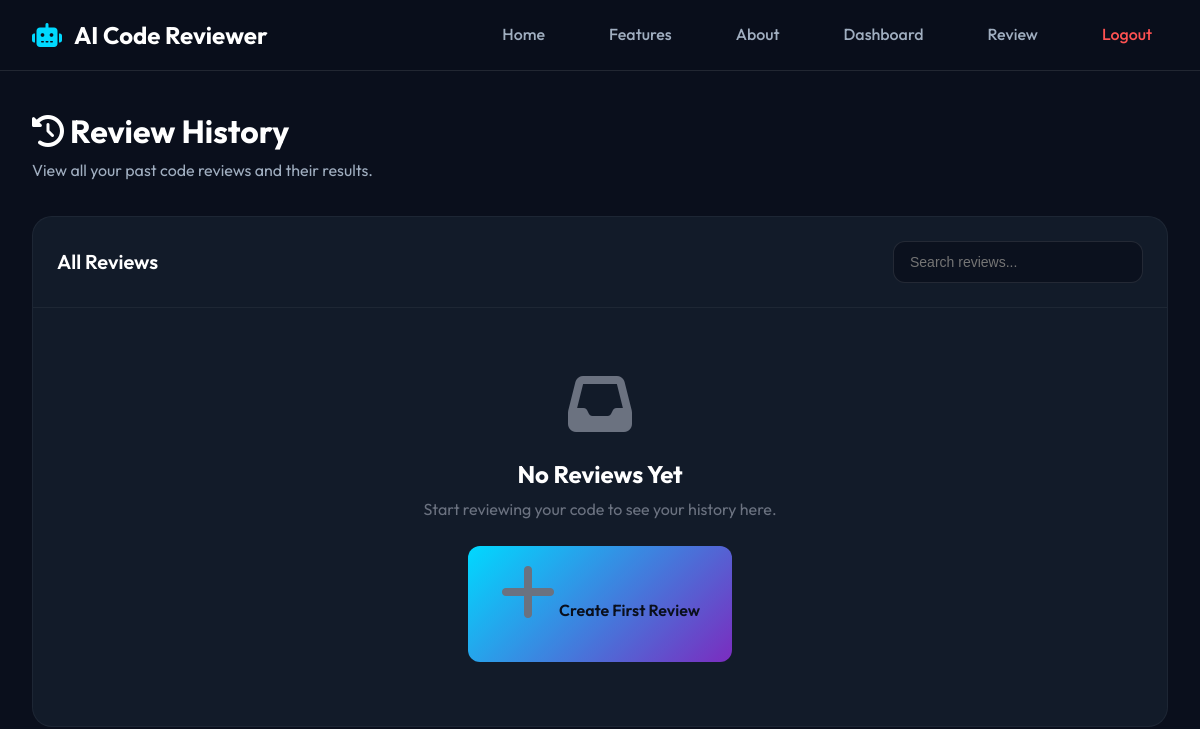
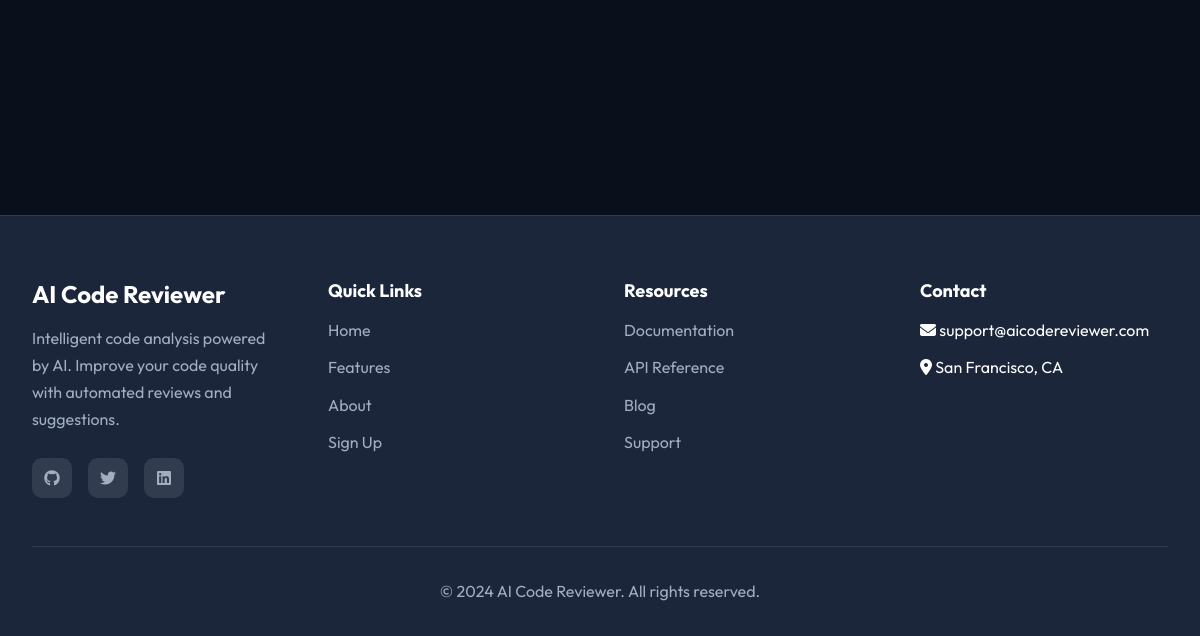
The page /review-history/ (signed in) on the database as committed earlier (2 pictures, top to bottom).
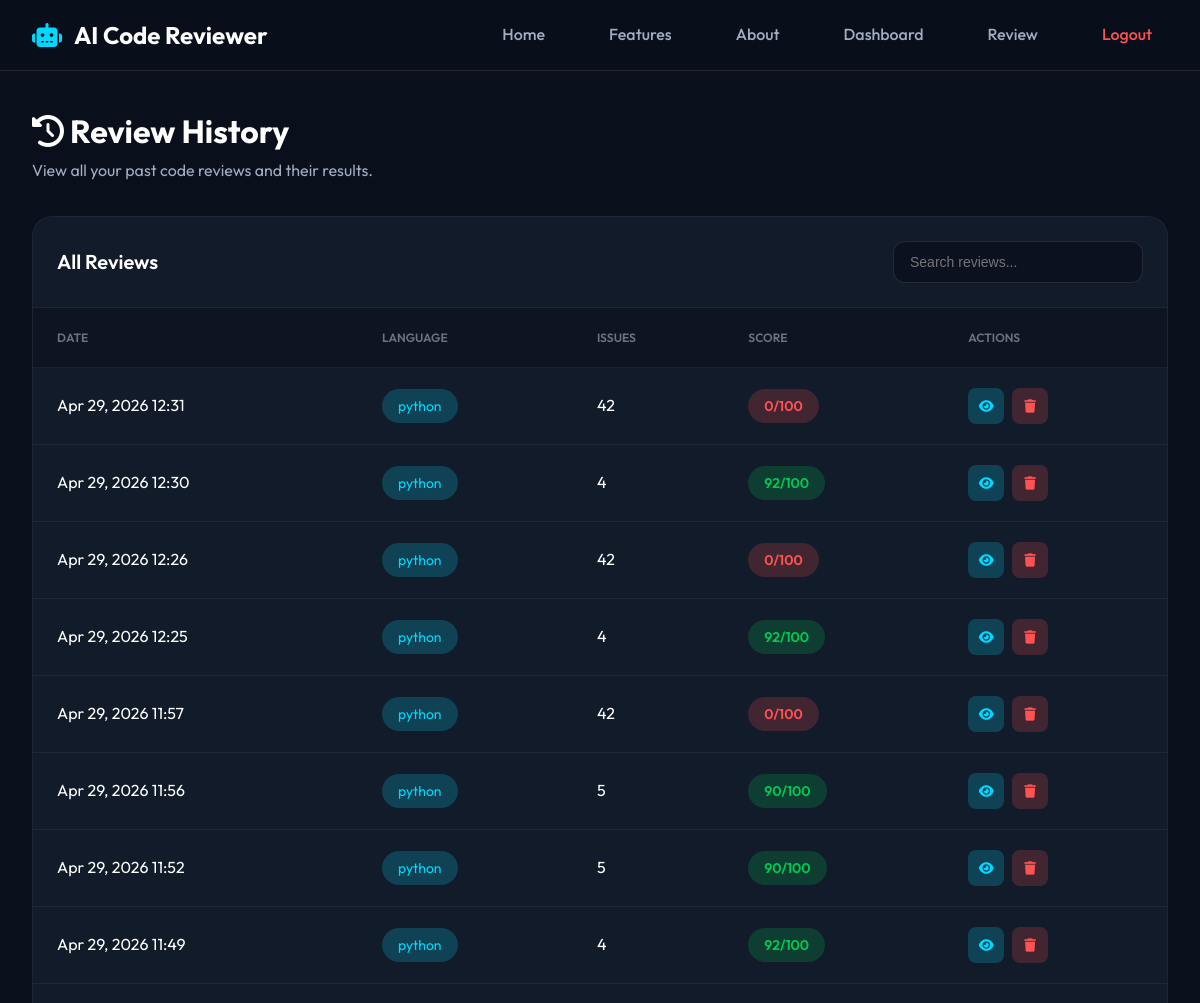
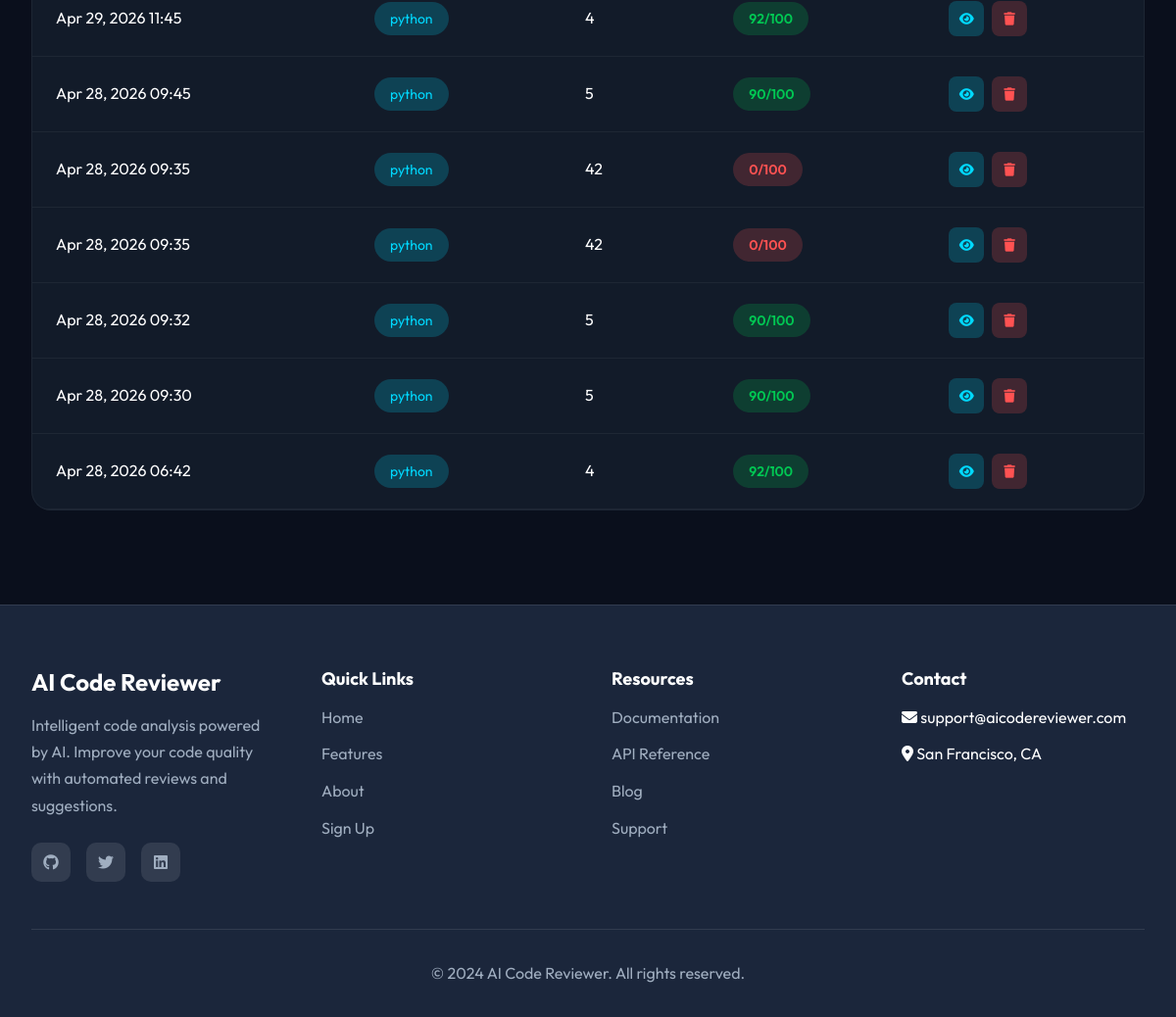
The same page on the database as committed later (2 pictures, top to bottom).
### core/models.py (models this page shows, shortened)
class CodeReview(models.Model):
    user = models.ForeignKey(User, on_delete=models.CASCADE, related_name='reviews')
    code_content = models.TextField()
    language = models.CharField(max_length=50, default='python')
    created_at = models.DateTimeField(auto_now_add=True)
    issues_found = models.JSONField(default=dict)
    score = models.IntegerField(default=0)
    status = models.CharField(max_length=20, default='completed')
    class Meta:
        ordering = ['-created_at']

### core/views.py (the view)
# urls.py: path('review-history/', views.review_history, name='review_history'),
@login_required
def review_history(request):
    reviews = CodeReview.objects.filter(user=request.user).order_by('-created_at')
    context = {
        'reviews': reviews,
    }
    return render(request, 'review_history.html', context)

### templates/review_history.html (shortened to what this page needs)
{% extends 'base.html' %}
{% load static %}
{% block content %}
<div class="history-page">
    <div class="history-container">
        <div class="page-header">
            <h1><i class="fas fa-history"></i> Review History</h1>
            <p>View all your past code reviews and their results.</p>
        </div>
        <div class="history-card">
            <div class="card-header">
                <h2>All Reviews</h2>
                <div class="search-box">
                    <input type="text" class="search-input" placeholder="Search reviews...">
                </div>
            </div>
            {% if reviews %}
            <table class="history-table">
                <thead>
                    <tr>
                        <th>Date</th>
                        <th>Language</th>
                        <th>Issues</th>
                        <th>Score</th>
                        <th>Actions</th>
                    </tr>
                </thead>
                <tbody>
                    {% for review in reviews %}
                    <tr>
                        <td>{{ review.created_at|date:"M d, Y H:i" }}</td>
                        <td><span class="language-badge">{{ review.language }}</span></td>
                        <td>{{ review.issues_found.total_issues|default:"0" }}</td>
                        <td>
                            <span class="score-badge {% if review.score >= 90 %}excellent{% elif review.score >= 70 %}good{% elif review.score >= 50 %}average{% else %}poor{% endif %}">
                                {{ review.score }}/100
                            </span>
                        </td>
                        <td>
                            <div class="action-btns">
                                <button class="btn-icon btn-view" title="View Details">
                                    <i class="fas fa-eye"></i>
                                </button>
                                <button class="btn-icon btn-delete" title="Delete">
                                    <i class="fas fa-trash"></i>
                                </button>
                            </div>
                        </td>
                    </tr>
                    {% endfor %}
                </tbody>
            </table>
            {% else %}
            <div class="empty-state">
                <i class="fas fa-inbox"></i>
                <h3>No Reviews Yet</h3>
                <p>Start reviewing your code to see your history here.</p>
                <a href="{% url 'review' %}" class="btn-primary">
                    <i class="fas fa-plus"></i> Create First Review
                </a>
            </div>
            {% endif %}
        </div>
    </div>
</div>
{% endblock %}

### templates/base.html (shortened to what this page needs)
{% load static %}
<!DOCTYPE html>
<html lang="en">
<head>
    <link rel="stylesheet" href="https://cdnjs.cloudflare.com/ajax/libs/font-awesome/6.4.0/css/all.min.css">
    <link rel="stylesheet" href="{% static 'css/style.css' %}">
</head>
<body>
    <nav class="navbar">
        <div class="nav-container">
            <a href="{% url 'index' %}" class="nav-logo">
                <i class="fas fa-robot"></i>
                <span>AI Code Reviewer</span>
            </a>
            <ul class="nav-menu">
                <li class="nav-item">
                    <a href="{% url 'index' %}" class="nav-link">Home</a>
                </li>
                <li class="nav-item">
                    <a href="{% url 'features' %}" class="nav-link">Features</a>
                </li>
                <li class="nav-item">
                    <a href="{% url 'about' %}" class="nav-link">About</a>
                </li>
                {% if user.is_authenticated %}
                <li class="nav-item">
                    <a href="{% url 'dashboard' %}" class="nav-link">Dashboard</a>
                </li>
                <li class="nav-item">
                    <a href="{% url 'review' %}" class="nav-link">Review</a>
                </li>
                <li class="nav-item">
                    <a href="{% url 'logout' %}" class="nav-link btn-logout">Logout</a>
                </li>
                {% endif %}
            </ul>
        </div>
    </nav>
    <main class="main-content">
        {% block content %}{% endblock %}
    </main>
    <footer class="footer">
        <div class="footer-container">
            <div class="footer-grid">
                <div class="footer-section">
                    <h3>AI Code Reviewer</h3>
                    <p>Intelligent code analysis powered by AI. Improve your code quality with automated reviews and suggestions.</p>
                    <div class="footer-social">
                        <a href="#"><i class="fab fa-github"></i></a>
                        <a href="#"><i class="fab fa-twitter"></i></a>
                        <a href="#"><i class="fab fa-linkedin"></i></a>
                    </div>
                </div>
                <div class="footer-section">
                    <h4>Quick Links</h4>
                    <ul>
                        <li><a href="{% url 'index' %}">Home</a></li>
                        <li><a href="{% url 'features' %}">Features</a></li>
                        <li><a href="{% url 'about' %}">About</a></li>
                        <li><a href="{% url 'register' %}">Sign Up</a></li>
                    </ul>
                </div>
                <div class="footer-section">
                    <h4>Resources</h4>
                    <ul>
                        <li><a href="#">Documentation</a></li>
                        <li><a href="#">API Reference</a></li>
                        <li><a href="#">Blog</a></li>
                        <li><a href="#">Support</a></li>
                    </ul>
                </div>
                <div class="footer-section">
                    <h4>Contact</h4>
                    <ul>
                        <li><i class="fas fa-envelope"></i> support@aicodereviewer.com</li>
                        <li><i class="fas fa-map-marker-alt"></i> San Francisco, CA</li>
                    </ul>
                </div>
            </div>
            <div class="footer-bottom">
                <p>&copy; 2024 AI Code Reviewer. All rights reserved.</p>
            </div>
        </div>
    </footer>
</body>
</html>

### static/css/style.css (style rules this page uses)
:root { --primary: #0D1B2A; --secondary: #1B263B; --accent: #00D9FF; --accent-secondary: #7B2CBF; --success: #00C853; --warning: #FFB300; --error: #FF5252; --background: #0A0F1C; --surface: #151F2E; --text-primary: #FFFFFF; --text-secondary: #A0AEC0; --border: rgba(255, 255, 255, 0.1); --font-primary: 'Outfit', sans-serif; --font-code: 'JetBrains Mono', monospace; }
*, *::before, *::after { margin: 0; padding: 0; box-sizing: border-box; }
html { scroll-behavior: smooth; }
body { font-family: var(--font-primary); background: var(--background); color: var(--text-primary); line-height: 1.6; overflow-x: hidden; }
h1, h2, h3, h4, h5, h6 { font-weight: 700; line-height: 1.2; }
a { text-decoration: none; color: inherit; transition: color 0.3s ease; }
ul { list-style: none; }
.navbar { position: fixed; top: 0; left: 0; right: 0; z-index: 1000; background: rgba(10, 15, 28, 0.95); backdrop-filter: blur(20px); border-bottom: 1px solid var(--border); }
.nav-container { max-width: 1400px; margin: 0 auto; padding: 1rem 2rem; display: flex; justify-content: space-between; align-items: center; }
.nav-logo { display: flex; align-items: center; gap: 0.75rem; font-size: 1.5rem; font-weight: 700; color: var(--text-primary); }
.nav-logo i { color: var(--accent); }
.nav-menu { display: flex; align-items: center; gap: 2rem; }
.nav-link { color: var(--text-secondary); font-weight: 500; padding: 0.5rem 1rem; border-radius: 8px; transition: all 0.3s ease; }
.nav-link.btn-logout { color: var(--error); }
.main-content { padding-top: 80px; min-height: 100vh; }
.card-header { padding: 1.5rem; border-bottom: 1px solid var(--border); }
.footer { background: var(--secondary); border-top: 1px solid var(--border); padding: 4rem 2rem 2rem; margin-top: 4rem; }
.footer-container { max-width: 1200px; margin: 0 auto; }
.footer-grid { display: grid; grid-template-columns: repeat(auto-fit, minmax(200px, 1fr)); gap: 3rem; margin-bottom: 3rem; }
.footer-section h3 { font-size: 1.5rem; color: var(--text-primary); margin-bottom: 1rem; }
.footer-section h4 { font-size: 1.125rem; color: var(--text-primary); margin-bottom: 1rem; }
.footer-section p { color: var(--text-secondary); line-height: 1.7; }
.footer-section ul li { margin-bottom: 0.75rem; }
.footer-section ul li a { color: var(--text-secondary); }
.footer-social { display: flex; gap: 1rem; margin-top: 1.5rem; }
.footer-social a { width: 40px; height: 40px; background: rgba(255, 255, 255, 0.1); border-radius: 10px; display: flex; align-items: center; justify-content: center; color: var(--text-secondary); transition: all 0.3s ease; }
.footer-bottom { padding-top: 2rem; border-top: 1px solid var(--border); text-align: center; color: var(--text-secondary); }

Rows that differ between the two databases and show on the page:
added CodeReview: created_at "Apr 29, 2026 12:31", language "python", issues_found.total_issues "42", score "0"
added CodeReview: created_at "Apr 29, 2026 12:30", language "python", issues_found.total_issues "4", score "92"
added CodeReview: created_at "Apr 29, 2026 12:26", language "python", issues_found.total_issues "42", score "0"
added CodeReview: created_at "Apr 29, 2026 12:25", language "python", issues_found.total_issues "4", score "92"
added CodeReview: created_at "Apr 29, 2026 11:57", language "python", issues_found.total_issues "42", score "0"
added CodeReview: created_at "Apr 29, 2026 11:56", language "python", issues_found.total_issues "5", score "90"
added CodeReview: created_at "Apr 29, 2026 11:52", language "python", issues_found.total_issues "5", score "90"
added CodeReview: created_at "Apr 29, 2026 11:49", language "python", issues_found.total_issues "4", score "92"
added CodeReview: created_at "Apr 29, 2026 11:45", language "python", issues_found.total_issues "4", score "92"
added CodeReview: created_at "Apr 28, 2026 09:45", language "python", issues_found.total_issues "5", score "90"
added CodeReview: created_at "Apr 28, 2026 09:35", language "python", issues_found.total_issues "42", score "0"
added CodeReview: created_at "Apr 28, 2026 09:35", language "python", issues_found.total_issues "42", score "0"
added CodeReview: created_at "Apr 28, 2026 09:32", language "python", issues_found.total_issues "5", score "90"
added CodeReview: created_at "Apr 28, 2026 09:30", language "python", issues_found.total_issues "5", score "90"
added CodeReview: created_at "Apr 28, 2026 06:42", language "python", issues_found.total_issues "4", score "92"
Other text that changed with them:
text no longer shown: "No Reviews Yet Start reviewing your code to see your history here. Create First Review"
text now shown: "DATE LANGUAGE ISSUES SCORE ACTIONS"
